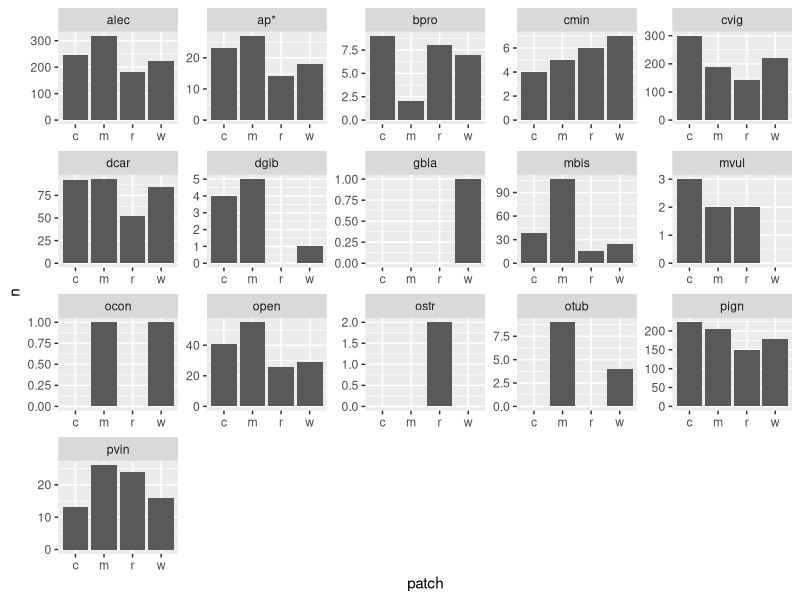
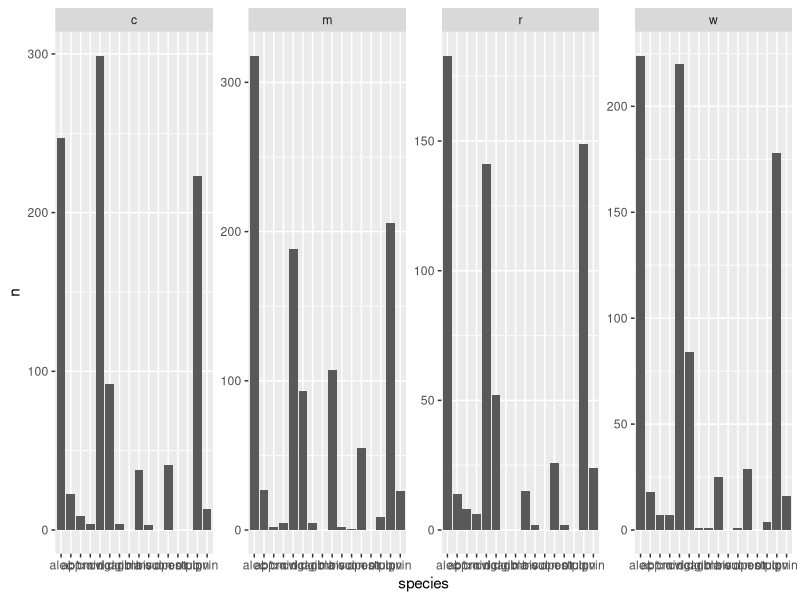

Recreate these plots in R, in order. (Note: this script raises an error after producing the figures.)
# Script to import, clean, and organize EEC's Beetle data
# date: 25 september 2024

# load libraries ----------------------------------------------------------

library(tidyverse)
library(here)
library(lubridate) # to deal with dates https://lubridate.tidyverse.org/
library(vegan)

# load data ---------------------------------------------------------------

btl_data<-read_csv(here("corridor_docs","eric_ms_thesis","ms_data","data_clean","clean_btl_counts.csv"))


# quick summaries to look over the sampling point information ---------------
# how many points in each block, how many points per treatment, etc.

# names(btl)
# 
# smpl_pts %>% 
#   group_by(block) %>% 
#   tally()
# 
# smpl_pts %>% 
#   group_by(block,patch) %>% 
#   tally()
# # what's up with 52?
# smpl_pts %>% 
#   group_by(block,patch,point) %>% 
#   tally() 
# 
# smpl_pts %>% 
#   group_by(block,patch,point) %>% 
#   tally() %>% 
#   filter(block=="52")
# 
# smpl_pts %>% 
#   group_by(date,block) %>% 
#   tally() 
# 
# smpl_pts %>% 
#   group_by(date,block) %>% 
#   tally() 



# summary data ------------------------------------------------------------


# total beetles captured --------------------------------------------------


total_N<-btl_data %>% summarise(n=sum(sum, na.rm=TRUE))


# total N by species ------------------------------------------------------


# total number of beetles sampled each round
total_N_sample<-btl_data %>%
  pivot_longer(pvin:ostr,names_to = "species",values_to = "n") %>% 
  group_by(date) %>% 
  summarise(n=sum(n, na.rm=TRUE)) %>% 
  arrange(date)



btl_order<-btl_data %>%
  pivot_longer(pvin:ostr,names_to = "species",values_to = "n") %>% 
  group_by(species) %>%
  summarize(n=sum(n, na.rm=TRUE)) %>%
  arrange(desc(n)) %>%
  mutate(species = reorder(species, desc(n)))


btl_data_sums<-btl_data %>%
  pivot_longer(pvin:ostr,names_to = "species",values_to = "n") %>% 
  group_by(species,patch) %>%
  summarize(n=sum(n, na.rm=TRUE)) %>%
  arrange(patch,desc(n))

ggplot(btl_data_sums, aes(x=patch, y=n)) + 
  geom_bar(stat = "identity")+
  facet_wrap(vars(species),scales="free",ncol = 5) 



ggplot(btl_data_sums, aes(x=species, y=n)) + 
  geom_bar(stat = "identity")+
  facet_wrap(vars(patch),scales="free",ncol = 4) 




mega_spp<-btl_data %>%
  pivot_longer(pvin:ostr,names_to = "species",values_to = "n") %>% 
  group_by(species) %>% 
  summarise(n=sum(n, na.rm=TRUE)) %>% 
  filter(n>500) %>% 
  ungroup() %>% 
  select(species,n)%>% 
  arrange(desc(n))


rare_spp<-btl_data %>%
  pivot_longer(pvin:ostr,names_to = "species",values_to = "n") %>% 
  group_by(species) %>% 
  summarise(n=sum(n, na.rm=TRUE)) %>% 
  filter(n<50) %>% 
  ungroup() %>% 
  select(species,n) %>% 
  arrange(desc(n))



plot_n<-btl_data %>%
  pivot_longer(pvin:ostr,names_to = "species",values_to = "n") %>% 
  filter(species=="pign"|species=="alec"|species=="cvig")
plot_btl_n <- function(data) {
  btl_n_plot<-ggplot(plot_n,
                     aes(x=date,
                         y=n,
                         group=species,
                         color=species)) +
    geom_line()+
    geom_point()+
    # facet_wrap(vars(habitat))
    facet_grid(vars(species),vars(patch))+
    theme_bw()
}




# code for making a rarefaction curve -------------------------------------


rarefaction_data<-btl_data %>% 
  select(-c(month,day,year,date)) %>% 
  pivot_longer(pvin:ostr,names_to = "species",values_to = "n") %>% 
  group_by(sample_id,species) %>% 
  summarize(n=sum(n)) %>% 
  pivot_wider(values_from=n,names_from=species) %>% 
  column_to_rownames("sample_id")















# sandbox -----------------------------------------------------------------

























N_by_spp<-btl_data %>% 
  summarise(across(where(is.numeric), ~ sum(.x, na.rm = TRUE))) %>% 
  select(-c(sample_id,point,month,day,year,sum)) %>% 
  pivot_longer(pvin:ostr,names_to = "species",values_to = "n") %>% 
  arrange(desc(n))
  



# total N by date type --------------------------------------------------


N_by_patch<-btl_data %>% 
  group_by(date)


  summarise(across(where(is.numeric), ~ sum(.x, na.rm = TRUE))) %>% 
  select(-c(sample_id,point,month,day,year,sum)) %>% 
  pivot_longer(pvin:ostr,names_to = "species",values_to = "n") %>% 
  arrange(desc(n))
















# species diversity -------------------------------------------------------



btl_summary<-btl_counts %>% 
  select(-c(sample_id,block,point,month,day)) %>% 
  group_by(patch) %>% 
  summarize(across(everything(), ~ sum(.x, na.rm = TRUE))) %>% 
  filter(!is.na(patch)) %>% 
  select(-sum) %>% 
  column_to_rownames("patch")



summarize(sum=sum(c_across(pvin:ocon), na.rm = TRUE)) %>% 
  filter(!is.na(patch))
btls<-btl_summary %>% 
  
  
  
  
  
  btls<-btl_counts %>% 
  select(-c(sum,sample_id,block,point, month, day)) %>% 
  # column_to_rownames("sample_id")
  column_to_rownames("patch")







site_type <- env %>% 
  select(block, patch)
# How speciose are my communities?

# specnumber() will tell you the number of species within each sample. 
# You can then run an analysis of variance to ask if mean species richness 
# is significantly different across sites.

sppr <- specnumber(btl_summary)

# analysis of variance takes the same form as the usual models you'd see in R
# response ~ dependent, data = environmental grouping
# sppr_aov <- aov(sppr ~ patch, data = site_type)
# summary(sppr_aov)

shannondiv <- diversity(btl_summary)
head(shannondiv)

# rarefaction



btl_summary<-btl_counts %>% 
  select(-c(patch,block,point,month,day)) %>% 
  # select(-c(sample_id,block,point,month,day)) %>% 
  # group_by(patch) %>% 
  filter(sum>0) %>% 
  select(-sum) %>% 
  column_to_rownames("sample_id")



spAbund <- rowSums(btl_summary)  #gives the number of individuals found in each plot
spAbund # view observations per plot 
# ufl graduation deadlines graduate school

#rarefaction uses the smallest number of 
# observations per sample to extrapolate the expected number if all other 
# samples only had that number of observations
raremin <- min(rowSums(btl_summary))  
raremin # view smallest # of obs 


sRare <- rarefy(btl_summary, raremin) # now use function rarefy
sRare #give
rarecurve(btl_summary, col = "blue") 


